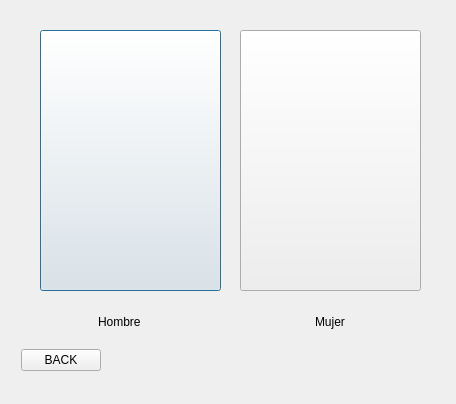
<?xml version="1.0" encoding="UTF-8"?>
<ui version="4.0">
 <class>EscojerGenero</class>
 <widget class="QDialog" name="EscojerGenero">
  <property name="geometry">
   <rect>
    <x>0</x>
    <y>0</y>
    <width>456</width>
    <height>404</height>
   </rect>
  </property>
  <property name="windowTitle">
   <string>Dialog</string>
  </property>
  <widget class="QPushButton" name="pushButton_varon">
   <property name="geometry">
    <rect>
     <x>40</x>
     <y>30</y>
     <width>181</width>
     <height>261</height>
    </rect>
   </property>
   <property name="styleSheet">
    <string notr="true">background-image: url(:/imagenes/IMG_20191115_153915.jpg);</string>
   </property>
   <property name="text">
    <string/>
   </property>
  </widget>
  <widget class="QPushButton" name="pushButton_mujer">
   <property name="geometry">
    <rect>
     <x>240</x>
     <y>30</y>
     <width>181</width>
     <height>261</height>
    </rect>
   </property>
   <property name="styleSheet">
    <string notr="true">background-image: url(:/imagenes/IMG_20191115_153932.jpg);</string>
   </property>
   <property name="text">
    <string/>
   </property>
  </widget>
  <widget class="QWidget" name="layoutWidget">
   <property name="geometry">
    <rect>
     <x>21</x>
     <y>300</y>
     <width>401</width>
     <height>71</height>
    </rect>
   </property>
   <layout class="QGridLayout" name="gridLayout">
    <item row="0" column="0" colspan="2">
     <layout class="QHBoxLayout" name="horizontalLayout">
      <item>
       <spacer name="horizontalSpacer_2">
        <property name="orientation">
         <enum>Qt::Horizontal</enum>
        </property>
        <property name="sizeHint" stdset="0">
         <size>
          <width>40</width>
          <height>20</height>
         </size>
        </property>
       </spacer>
      </item>
      <item>
       <widget class="QLabel" name="label">
        <property name="styleSheet">
         <string notr="true">
selection-color: rgb(32, 74, 135);</string>
        </property>
        <property name="text">
         <string>Hombre</string>
        </property>
       </widget>
      </item>
      <item>
       <spacer name="horizontalSpacer_5">
        <property name="orientation">
         <enum>Qt::Horizontal</enum>
        </property>
        <property name="sizeHint" stdset="0">
         <size>
          <width>40</width>
          <height>20</height>
         </size>
        </property>
       </spacer>
      </item>
      <item>
       <widget class="QLabel" name="label_3">
        <property name="text">
         <string/>
        </property>
       </widget>
      </item>
      <item>
       <spacer name="horizontalSpacer_3">
        <property name="orientation">
         <enum>Qt::Horizontal</enum>
        </property>
        <property name="sizeHint" stdset="0">
         <size>
          <width>40</width>
          <height>20</height>
         </size>
        </property>
       </spacer>
      </item>
      <item>
       <widget class="QLabel" name="label_2">
        <property name="styleSheet">
         <string notr="true">
selection-color: rgb(32, 74, 135);</string>
        </property>
        <property name="text">
         <string>Mujer</string>
        </property>
       </widget>
      </item>
      <item>
       <spacer name="horizontalSpacer_4">
        <property name="orientation">
         <enum>Qt::Horizontal</enum>
        </property>
        <property name="sizeHint" stdset="0">
         <size>
          <width>40</width>
          <height>20</height>
         </size>
        </property>
       </spacer>
      </item>
     </layout>
    </item>
    <item row="1" column="0">
     <widget class="QPushButton" name="pushButton_atraslogin">
      <property name="text">
       <string>BACK</string>
      </property>
     </widget>
    </item>
    <item row="1" column="1">
     <spacer name="horizontalSpacer">
      <property name="orientation">
       <enum>Qt::Horizontal</enum>
      </property>
      <property name="sizeHint" stdset="0">
       <size>
        <width>40</width>
        <height>20</height>
       </size>
      </property>
     </spacer>
    </item>
   </layout>
  </widget>
 </widget>
 <resources/>
 <connections/>
</ui>
